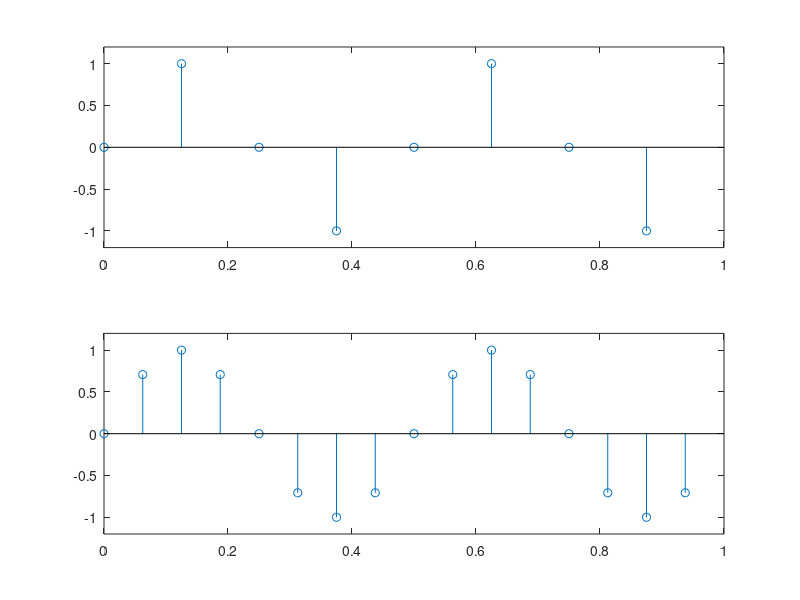

This chart was generated by the following MATLAB code: (Note: this script raises an error after producing the figure.)

% Pengamatan Pengaruh Pemilihan Frekuensi Sampling Secara Visual
Fs = 8; % Frekuensi Sampling
t = (0:Fs-1)/Fs; % Proses Normalisasi
s1 = sin(2 * pi * t * 2);

subplot(211)
stem(t, s1)
axis([0 1 -1.2 1.2])

Fs = 16; % Frekuensi Sampling
t = (0:Fs-1)/Fs; % Proses Normalisasi
s2 = sin(2 * pi * t * 2);

subplot(212)
stem(t, s2)
axis([0 1 -1.2 1.2])


% Pengamatan Pengaruh Pemilihan Frekuensi Sampling pada Efek Audio
clear all;

Fs = 10000;
t = 0:1/Fs:0.25;
f = 100;
x = sin(2 * pi * f * t);

sound(x, Fs);

% Pengamatan Efek Aliasing pada Audio 1
clc

Fs = 16000;
t = 0:1/Fs:0.25;

c = sin(2 * pi * 261.63 * t);
d = sin(2 * pi * 293.66 * t);
e = sin(2 * pi * 329.63 * t);
f = sin(2 * pi * 349.23 * t);
g = sin(2 * pi * 392.00 * t);
a = sin(2 * pi * 440.00 * t);
b = sin(2 * pi * 493.88 * t);
c1 = sin(2 * pi * 523.25 * t);
nol = zeros(1, length(t));

nada1 = [c, e, c, e, f, g, g, nol, b, c1, b, c1, b, g, nol, nol];
nada2 = [c, e, c, e, f, g, g, nol, b, c1, b, c1, b, g, nol];
nada3 = [c, nol, e, nol, g, nol, f, f, g, f, e, c, f, e, c, nol];
nada4 = [c, nol, e, nol, g, nol, f, f, g, f, e, c, f, e, c];
lagu = [nada1, nada2, nada3, nada4];

sound(lagu,Fs)

audiowrite('gundul.wav', lagu);

% Pengamatan Efek Aliasing pada Audio 2
clear all;

[Y, Fs] = audioread('shikabu');
Fs = 16000;

sound(Y, Fs);



[Y, Fs1] = audioread('COTE.wav');
Fs_values = [16000, 8000, 11025, 22050, 44100];

durasi = length(Y) / Fs1;

for Fs = Fs_values
    sound(Y, Fs);
    disp(Fs);

    pause(durasi + 5);
end
